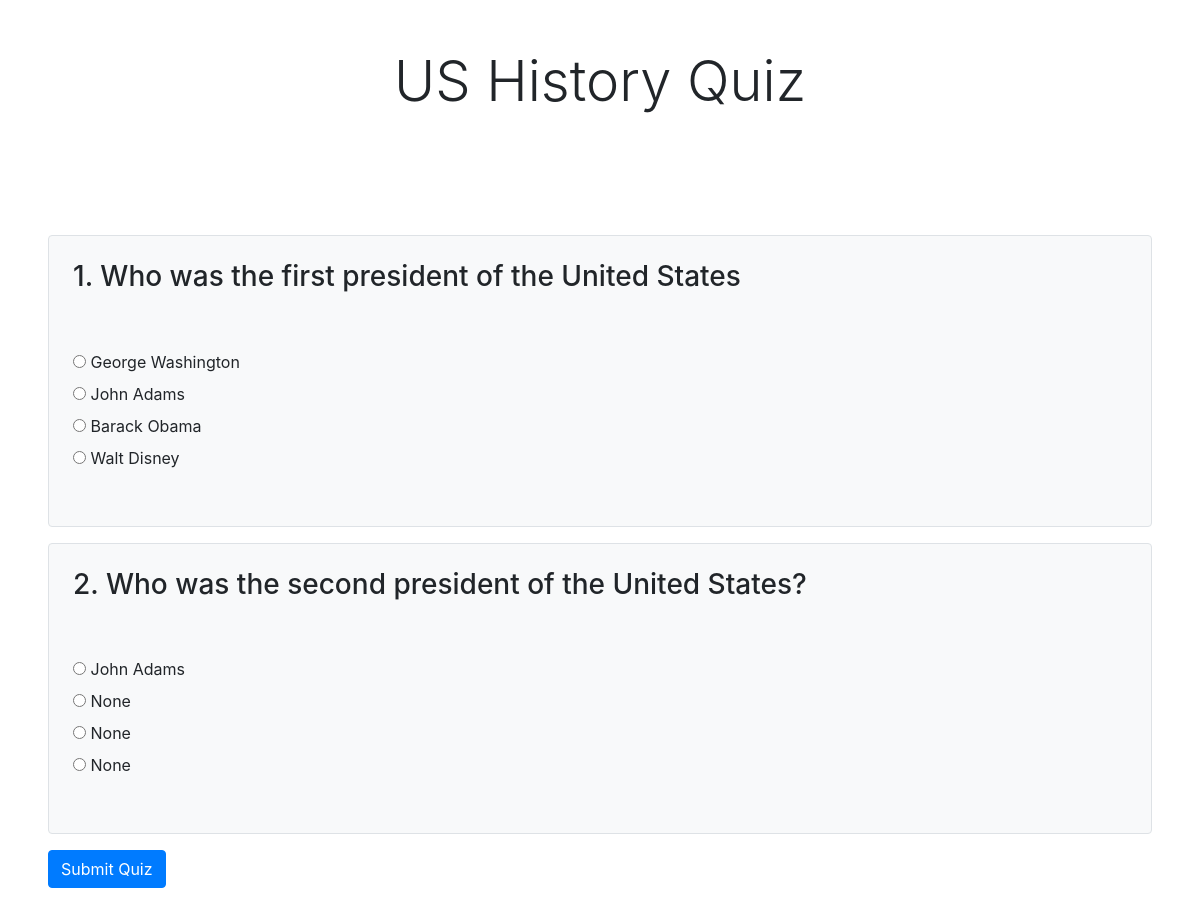
Page /quizzes/take-quiz/1/ on the committed database.
### quizzes/models.py (models this page shows, shortened)
class Quiz(models.Model):
    name = models.CharField(max_length=512,null=False)
    class Meta:
        verbose_name = 'Quiz'
        verbose_name_plural = 'Quizzes'

class Question(models.Model):
    quiz = models.ForeignKey(Quiz,related_name='question_quiz',null=False,on_delete=models.PROTECT) #Quizzes have questions
    question_number = models.IntegerField(default=1,null=False)
    question_text = models.CharField(max_length=1027,null=False)
    answer = models.CharField(max_length=1027,null=False)
    false_answer_1 = models.CharField(max_length=1027,null=True)
    false_answer_2 = models.CharField(max_length=1027,null=True)
    false_answer_3 = models.CharField(max_length=1027,null=True)
    def __str__(self):
        return self.question_text
    class Meta:
        verbose_name = 'Quiz Question'
        verbose_name_plural = 'Quiz Questions'

### quizzes/views.py (the view, shortened to what this page needs)
# urls.py: re_path(r"take-quiz/(?P<question_quiz>\d+)/$",views.TakeQuiz.as_view(),name="take-quiz"), #(?P<pk>\d+)
class TakeQuiz(generic.ListView):
    model = Question
    template_name = "take-quiz.html"
    def get_context_data(self, **kwargs):
        context = super().get_context_data(**kwargs)
        self.quiz = Quiz.objects.values('id','name').get(pk=self.kwargs.get("question_quiz"))
        print(self.quiz)
        self.questions = Question.objects.filter(quiz__id=self.quiz.get("id")).all() #.values_list['answer']
        print(self.questions)
        context['quiz'] = self.quiz
        context['questions'] = self.questions
        return context

### quizzes/templates/take-quiz.html (shortened to what this page needs)
<html>
    <link rel="stylesheet" href="https://cdn.jsdelivr.net/npm/bootstrap@4.3.1/dist/css/bootstrap.min.css">
    <body>
        <div class="text-center p-5">
            <h1 class="display-4">{{ quiz.name }} Quiz</h1>
        </div>
        <form action="" method="POST" value="answers" class="p-5">{% csrf_token %}
            <div class="col-md d-flex flex-column p-0">
                <div class="justify-content-between">
                    {% for question in questions %}
                    <div class="bg-light border card p-4 w-90 mt-3 mb-3">
                        <h3 class="heading">{{question.question_number}}. {{question}}</h3>
                        <div class="pt-5 pb-4">
                            <div>
                                <input type="radio" id="{{ question.question_number }}_answer" name="{{ question.question_number }}_answer" value="{{ question.answer }}">
                                 <label class ="radio"for="1_answer">{{ question.answer }}</label><br>
                            </div>
                            <div>
                                <input type="radio" id="{{ question.false_answer_1 }}" name="{{ question.question_number }}_answer" value="{{ question.false_answer_1 }}">
                                <label for="{{ question.question_number }}_answer">{{ question.false_answer_1 }}</label><br>
                            </div>
                            <div>
                                <input type="radio" id="{{ question.false_answer_2 }}" name="{{ question.question_number }}_answer" value="{{ question.false_answer_2 }}">
                                <label for="a{{ question.question_number }}_nswer">{{ question.false_answer_2 }}</label><br>
                            </div>
                            <div>
                                <input type="radio" id="{{ question.false_answer_3 }}" name="{{ question.question_number }}_answer" value="{{ question.false_answer_3 }}">
                                <label for="{{ question.question_number }}_answer">{{ question.false_answer_3 }}</label><br>
                            </div>
                        </div>
                    </div>
                     {% endfor %}
                </div>
            </div>
            <input type="submit" value="Submit Quiz" class="btn btn-primary">
        </form>
    </body>
</html>

### rows in the picture
Quiz: name "US History"
Question: question_number "1", question_text "Who was the first president of the United States", answer "George Washington", false_answer_1 "John Adams", false_answer_2 "Barack Obama", false_answer_3 "Walt Disney"
Question: question_number "2", question_text "Who was the second president of the United States?", answer "John Adams", false_answer_1 "None", false_answer_2 "None", false_answer_3 "None"
